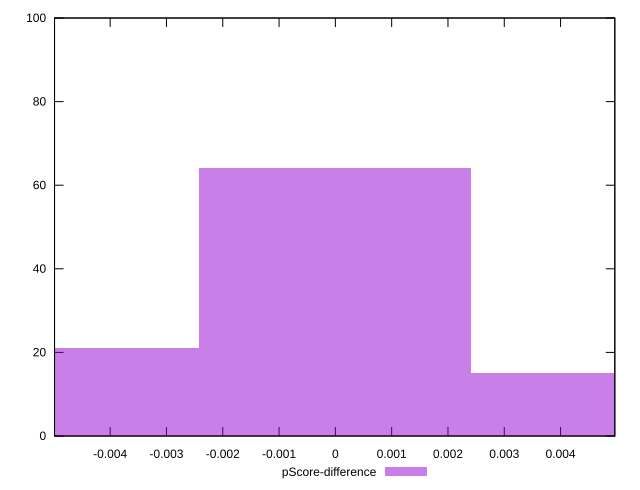

gnuplot code for this plot:
reset

$pScoreDifference <<EOF
-0.00483327599253626 21
0.00483327599253626 15
0 64
EOF

set key outside below
set boxwidth 0.00483327599253626
set xrange [-0.004987901848114928:0.004963463535978652]
set yrange [0:100]
set trange [0:100]
set style fill transparent solid 0.5 noborder
set terminal svg size 640, 490 enhanced background rgb 'white'
set output "report_00019_2021-02-10T18-14-37.922Z//estimated-input-latency/samples/pages/pScore-difference/histogram.svg"

plot $pScoreDifference title "pScore-difference" with boxes

reset
